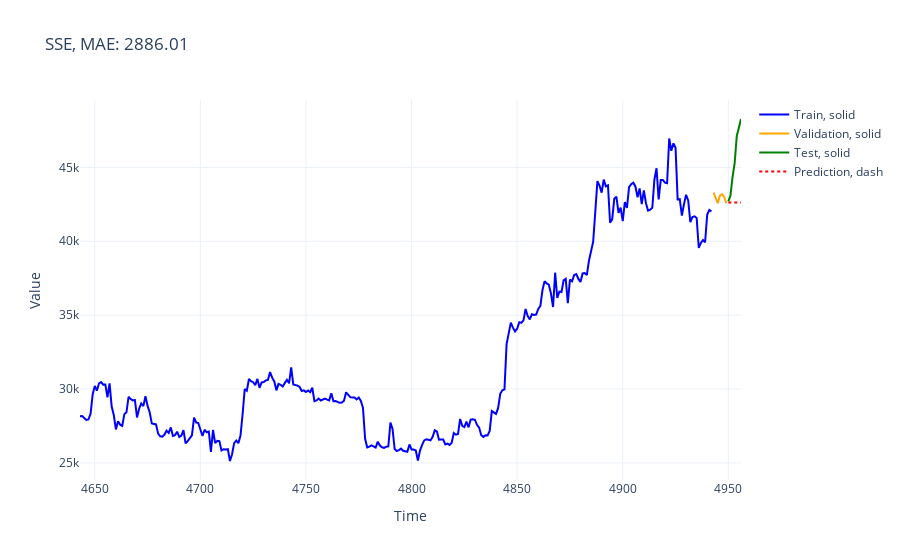
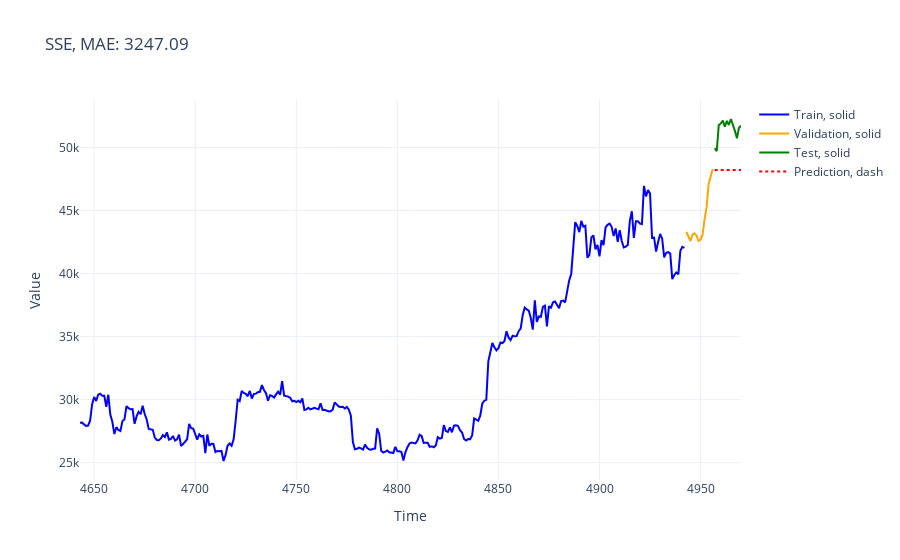
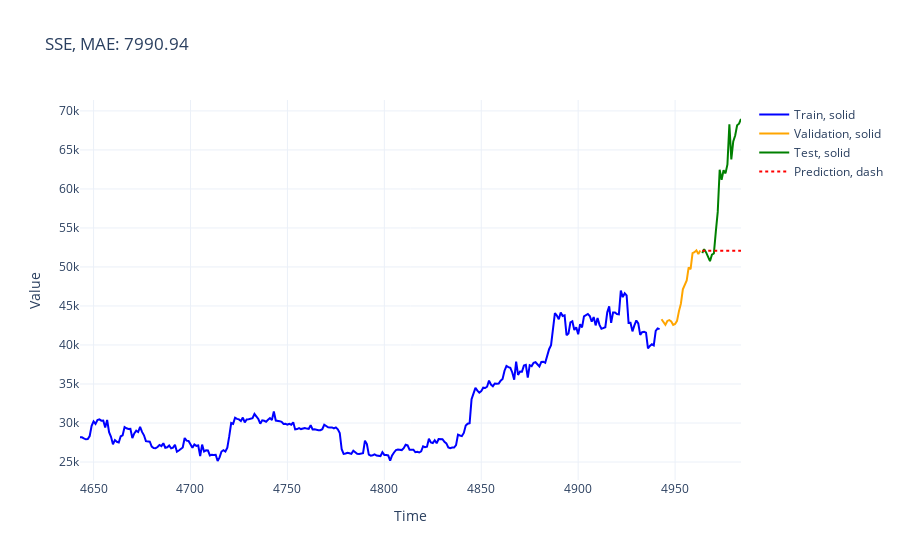

Notebook cell for these charts, in order:
### Markdown cell above
Las métricas de error (MAE, MSE, MAPE, RMSE) presentan valores altos, lo que señala un significativo nivel de inexactitud en las predicciones. Esto indica que el modelo no logra captar adecuadamente la estructura inherente a los datos del conjunto de entrenamiento.

*Evaluaciones de Diagnóstico de Residuos:*

* Ljung-Box: La hipótesis nula de independencia se rechaza en todos los rezagos analizados, lo que sugiere la presencia de una autocorrelación notable en los residuos. Esto indica que el modelo no ha logrado identificar las relaciones temporales, lo que se traduce en residuos con patrones no incluidos.
* Jarque-Bera: La prueba de normalidad resulta desfavorable, sugiriendo que los residuos no se distribuyen de forma normal, lo que puede comprometer la fiabilidad del modelo en la estimación de intervalos de predicción.

**Los gráficos producidos proporcionan información adicional sobre el comportamiento de los residuos generados por el modelo:**

* Serie Temporal de Residuos: La representación gráfica de la serie temporal ilustra fluctuaciones y variaciones notables en los residuos a lo largo del tiempo. En varios momentos, se aprecian desviaciones drásticas, lo que indica la existencia de eventos o patrones que el modelo de suavización exponencial no consigue capturar adecuadamente.

* Gráfico Q-Q de Residuos: Este gráfico muestra que los residuos se apartan significativamente de la línea de referencia teórica de normalidad, especialmente en los extremos. Esto respalda la conclusión de la prueba de Jarque-Bera, confirmando que los residuos no siguen una distribución normal.

* Función de Autocorrelación (ACF) de Residuos: La ACF revela una clara inclinación hacia la autocorrelación positiva en los primeros rezagos, la cual disminuye de manera gradual. Sin embargo, ciertos picos que caen fuera de los intervalos de confianza sugieren que permanecen patrones en los residuos que no fueron adecuadamente modelados.

En conclusión, los resultados evidencian que el modelo de suavización exponencial tiene limitaciones en su capacidad para capturar completamente los patrones temporales de la serie. Esto se manifiesta en los altos niveles de error y en las fallas de los tests de independencia y normalidad aplicados a los residuos.

### Code cell
# TEST

for param in best_params:
    display(HTML(f'<p style="color: black; font-size: 18px;">Resultados de testing para ventana de: {param["window"]}</p>'))
    train, val, test = train_val_test(timeserie, param["window"])
    to_train = pd.concat([train, val])
    model = SimpleExpSmoothing(to_train).fit(smoothing_level=param['alpha'], optimized=False)
    pred = model.forecast(len(test))
    metrics = forecast_accuracy(pred.values,test, 'test', 'SSE_STAT',[5],window_str= param['window'])
    model_summary = pd.concat([model_summary, metrics])
    display(HTML(f'<p style="color: black; font-size: 18px;">Metricas</p>'))
    print(metrics)
    plot_model(train,val,test,pred,title='SSE')

### Figure 1 — Plotly figure (JSON) as saved in the notebook; plotly's stock layout.template omitted (floating-point values rounded to 4 significant figures; data arrays with more than 128 entries replaced by an {"elided": "..."} marker saying what was removed)
{"data": [{"hovertemplate": "Category=Train<br>Dash=solid<br>Time=%{x}<br>Value=%{y}<extra></extra>", "legendgroup": "Train, solid", "line": {"color": "blue", "dash": "solid"}, "marker": {"symbol": "circle"}, "mode": "lines", "name": "Train, solid", "orientation": "v", "showlegend": true, "type": "scatter", "x": {"elided": "300 int values"}, "xaxis": "x", "y": {"elided": "300 float values"}, "yaxis": "y"}, {"hovertemplate": "Category=Validation<br>Dash=solid<br>Time=%{x}<br>Value=%{y}<extra></extra>", "legendgroup": "Validation, solid", "line": {"color": "orange", "dash": "solid"}, "marker": {"symbol": "circle"}, "mode": "lines", "name": "Validation, solid", "orientation": "v", "showlegend": true, "type": "scatter", "x": [4943, 4944, 4945, 4946, 4947, 4948, 4949], "xaxis": "x", "y": [43300.0, 42950.0, 42580.0, 43080.0, 43190.0, 43010.0, 42580.0], "yaxis": "y"}, {"hovertemplate": "Category=Test<br>Dash=solid<br>Time=%{x}<br>Value=%{y}<extra></extra>", "legendgroup": "Test, solid", "line": {"color": "green", "dash": "solid"}, "marker": {"symbol": "circle"}, "mode": "lines", "name": "Test, solid", "orientation": "v", "showlegend": true, "type": "scatter", "x": [4950, 4951, 4952, 4953, 4954, 4955, 4956], "xaxis": "x", "y": [42700.0, 43090.0, 44340.0, 45290.0, 47130.0, 47760.0, 48280.0], "yaxis": "y"}, {"hovertemplate": "Category=Prediction<br>Dash=dash<br>Time=%{x}<br>Value=%{y}<extra></extra>", "legendgroup": "Prediction, dash", "line": {"color": "red", "dash": "dot"}, "marker": {"symbol": "circle"}, "mode": "lines", "name": "Prediction, dash", "orientation": "v", "showlegend": true, "type": "scatter", "x": [4950, 4951, 4952, 4953, 4954, 4955, 4956], "xaxis": "x", "y": [42630.0, 42630.0, 42630.0, 42630.0, 42630.0, 42630.0, 42630.0], "yaxis": "y"}], "layout": {"legend": {"title": {"text": ""}, "tracegroupgap": 0}, "title": {"text": "SSE, MAE: 2886.01"}, "xaxis": {"anchor": "y", "domain": [0, 1], "title": {"text": "Time"}}, "yaxis": {"anchor": "x", "domain": [0, 1], "title": {"text": "Value"}}}}

### Figure 2 — Plotly figure (JSON) as saved in the notebook; plotly's stock layout.template omitted (floating-point values rounded to 4 significant figures; data arrays with more than 128 entries replaced by an {"elided": "..."} marker saying what was removed)
{"data": [{"hovertemplate": "Category=Train<br>Dash=solid<br>Time=%{x}<br>Value=%{y}<extra></extra>", "legendgroup": "Train, solid", "line": {"color": "blue", "dash": "solid"}, "marker": {"symbol": "circle"}, "mode": "lines", "name": "Train, solid", "orientation": "v", "showlegend": true, "type": "scatter", "x": {"elided": "300 int values"}, "xaxis": "x", "y": {"elided": "300 float values"}, "yaxis": "y"}, {"hovertemplate": "Category=Validation<br>Dash=solid<br>Time=%{x}<br>Value=%{y}<extra></extra>", "legendgroup": "Validation, solid", "line": {"color": "orange", "dash": "solid"}, "marker": {"symbol": "circle"}, "mode": "lines", "name": "Validation, solid", "orientation": "v", "showlegend": true, "type": "scatter", "x": [4943, 4944, 4945, 4946, 4947, 4948, 4949, 4950, 4951, 4952, 4953, 4954, 4955, 4956], "xaxis": "x", "y": [43300.0, 42950.0, 42580.0, 43080.0, 43190.0, 43010.0, 42580.0, 42700.0, 43090.0, 44340.0, 45290.0, 47130.0, 47760.0, 48280.0], "yaxis": "y"}, {"hovertemplate": "Category=Test<br>Dash=solid<br>Time=%{x}<br>Value=%{y}<extra></extra>", "legendgroup": "Test, solid", "line": {"color": "green", "dash": "solid"}, "marker": {"symbol": "circle"}, "mode": "lines", "name": "Test, solid", "orientation": "v", "showlegend": true, "type": "scatter", "x": [4957, 4958, 4959, 4960, 4961, 4962, 4963, 4964, 4965, 4966, 4967, 4968, 4969, 4970], "xaxis": "x", "y": [49940.0, 49716, 51780.0, 51900.0, 52130.0, 51646, 52120.0, 51780.0, 52260.0, 51860.0, 51320.0, 50740.0, 51570.0, 51720.0], "yaxis": "y"}, {"hovertemplate": "Category=Prediction<br>Dash=dash<br>Time=%{x}<br>Value=%{y}<extra></extra>", "legendgroup": "Prediction, dash", "line": {"color": "red", "dash": "dot"}, "marker": {"symbol": "circle"}, "mode": "lines", "name": "Prediction, dash", "orientation": "v", "showlegend": true, "type": "scatter", "x": [4957, 4958, 4959, 4960, 4961, 4962, 4963, 4964, 4965, 4966, 4967, 4968, 4969, 4970], "xaxis": "x", "y": [48220.0, 48220.0, 48220.0, 48220.0, 48220.0, 48220.0, 48220.0, 48220.0, 48220.0, 48220.0, 48220.0, 48220.0, 48220.0, 48220.0], "yaxis": "y"}], "layout": {"legend": {"title": {"text": ""}, "tracegroupgap": 0}, "title": {"text": "SSE, MAE: 3247.09"}, "xaxis": {"anchor": "y", "domain": [0, 1], "title": {"text": "Time"}}, "yaxis": {"anchor": "x", "domain": [0, 1], "title": {"text": "Value"}}}}

### Figure 3 — Plotly figure (JSON) as saved in the notebook; plotly's stock layout.template omitted (floating-point values rounded to 4 significant figures; data arrays with more than 128 entries replaced by an {"elided": "..."} marker saying what was removed)
{"data": [{"hovertemplate": "Category=Train<br>Dash=solid<br>Time=%{x}<br>Value=%{y}<extra></extra>", "legendgroup": "Train, solid", "line": {"color": "blue", "dash": "solid"}, "marker": {"symbol": "circle"}, "mode": "lines", "name": "Train, solid", "orientation": "v", "showlegend": true, "type": "scatter", "x": {"elided": "300 int values"}, "xaxis": "x", "y": {"elided": "300 float values"}, "yaxis": "y"}, {"hovertemplate": "Category=Validation<br>Dash=solid<br>Time=%{x}<br>Value=%{y}<extra></extra>", "legendgroup": "Validation, solid", "line": {"color": "orange", "dash": "solid"}, "marker": {"symbol": "circle"}, "mode": "lines", "name": "Validation, solid", "orientation": "v", "showlegend": true, "type": "scatter", "x": [4943, 4944, 4945, 4946, 4947, 4948, 4949, 4950, 4951, 4952, 4953, 4954, 4955, 4956, 4957, 4958, 4959, 4960, 4961, 4962, 4963], "xaxis": "x", "y": [43300.0, 42950.0, 42580.0, 43080.0, 43190.0, 43010.0, 42580.0, 42700.0, 43090.0, 44340.0, 45290.0, 47130.0, 47760.0, 48280.0, 49940.0, 49716, 51780.0, 51900.0, 52130.0, 51646, 52120.0], "yaxis": "y"}, {"hovertemplate": "Category=Test<br>Dash=solid<br>Time=%{x}<br>Value=%{y}<extra></extra>", "legendgroup": "Test, solid", "line": {"color": "green", "dash": "solid"}, "marker": {"symbol": "circle"}, "mode": "lines", "name": "Test, solid", "orientation": "v", "showlegend": true, "type": "scatter", "x": [4964, 4965, 4966, 4967, 4968, 4969, 4970, 4971, 4972, 4973, 4974, 4975, 4976, 4977, 4978, 4979, 4980, 4981, 4982, 4983, 4984], "xaxis": "x", "y": [51780.0, 52260.0, 51860.0, 51320.0, 50740.0, 51570.0, 51720.0, 54500.0, 57060.0, 62470.0, 61170.0, 62400.0, 61990.0, 63140.0, 68270.0, 63790.0, 66080.0, 66860.0, 68172, 68370.0, 68960.0], "yaxis": "y"}, {"hovertemplate": "Category=Prediction<br>Dash=dash<br>Time=%{x}<br>Value=%{y}<extra></extra>", "legendgroup": "Prediction, dash", "line": {"color": "red", "dash": "dot"}, "marker": {"symbol": "circle"}, "mode": "lines", "name": "Prediction, dash", "orientation": "v", "showlegend": true, "type": "scatter", "x": [4964, 4965, 4966, 4967, 4968, 4969, 4970, 4971, 4972, 4973, 4974, 4975, 4976, 4977, 4978, 4979, 4980, 4981, 4982, 4983, 4984], "xaxis": "x", "y": [52070.0, 52070.0, 52070.0, 52070.0, 52070.0, 52070.0, 52070.0, 52070.0, 52070.0, 52070.0, 52070.0, 52070.0, 52070.0, 52070.0, 52070.0, 52070.0, 52070.0, 52070.0, 52070.0, 52070.0, 52070.0], "yaxis": "y"}], "layout": {"legend": {"title": {"text": ""}, "tracegroupgap": 0}, "title": {"text": "SSE, MAE: 7990.94"}, "xaxis": {"anchor": "y", "domain": [0, 1], "title": {"text": "Time"}}, "yaxis": {"anchor": "x", "domain": [0, 1], "title": {"text": "Value"}}}}
